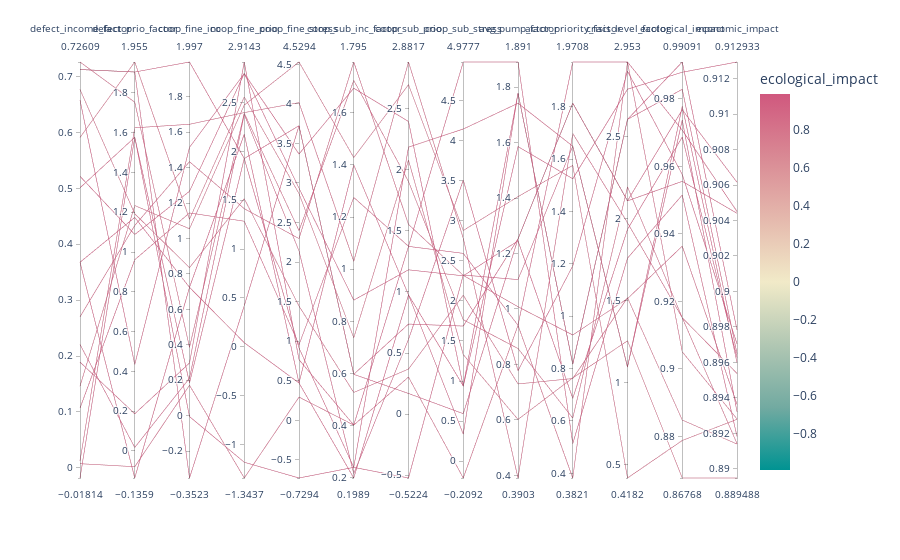

This figure's notebook cell:
### Code cell
import plotly.express as px
import pandas as pd

incentive_data = [d['incentive_params'] for d in search.execution_results]
quota_data = [d['quota_params'] for d in search.execution_results]
ecological_impact_data = {}
ecological_impact_data["ecological_impact"] = [d['ecological_impact'] for d in search.execution_results]
economic_impact_data = {}
economic_impact_data["economic_impact"] = [d['economic_impact'] for d in search.execution_results]

df = pd.concat([pd.DataFrame(incentive_data),
                pd.DataFrame(quota_data),
                pd.DataFrame(ecological_impact_data),
                pd.DataFrame(economic_impact_data)],
                axis=1)

df = df[df["ecological_impact"] > -2]
df = df[df["economic_impact"] > 0]

fig = px.parallel_coordinates(df, color="ecological_impact",
                              dimensions=df.columns,
                              color_continuous_scale=px.colors.diverging.Tealrose,
                              color_continuous_midpoint=0)
fig.show()

### Figure 1 — Plotly figure (JSON) as saved in the notebook; plotly's stock layout.template omitted (floating-point values rounded to 4 significant figures)
{"data": [{"dimensions": [{"label": "defect_income_factor", "values": [0.0125, 0.7126, 0.1892, 0.1462, 0.7261, 0.1069, 0.591, 0.3679, 0.658, 0.6769, 0.5216, 0.2207, 0.501, 0.2701, 0.7126, 0.007453, -0.01814, 0.3679]}, {"label": "defect_prio_factor", "values": [1.624, 1.905, 0.1869, 1.233, 1.753, 0.9612, 1.955, 1.174, 0.4344, 1.192, 1.088, 0.01775, 1.577, 1.133, 1.905, -0.0791, 1.577, -0.1359]}, {"label": "coop_fine_inc", "values": [1.645, 1.997, 0.2971, 1.055, 0.3857, 1.145, 1.109, 0.7244, 1.515, 0.8358, 1.267, 0.2113, 0.1845, 1.434, -0.3523, 0.1715, -0.005447, 0.7244]}, {"label": "coop_fine_prio", "values": [2.397, 1.927, 2.914, 2.474, 2.391, 1.285, 2.557, 2.175, 2.796, 1.515, 2.796, 2.377, 1.927, 1.413, 0.4195, -1.344, -1.183, 0.04121]}, {"label": "coop_fine_stress", "values": [4.016, 3.724, 0.7667, 4.529, 2.397, 0.9545, 2.866, 0.4717, 2.933, 1.444, 3.366, 2.139, 0.9137, 2.297, 3.724, 0.2933, -0.7294, 0.4717]}, {"label": "coop_sub_inc_factor", "values": [1.03, 0.5967, 0.402, 1.428, 1.724, 1.275, 0.7369, 1.4, 0.8814, 0.527, 1.695, 0.2154, 0.2398, 1.795, 0.5967, 0.402, 0.2398, 0.1989]}, {"label": "coop_sub_prio", "values": [2.882, 0.7373, 1.373, 2.696, 1.904, 1.374, 2.078, 0.9759, 1.181, 0.369, 2.395, 0.6121, 2.185, 1.552, 0.1692, 0.3037, -0.5224, 0.9759]}, {"label": "coop_sub_stress", "values": [2.781, 1.685, 2.591, 2.877, 1.764, 4.978, 1.329, 0.9392, 2.312, 2.07, 0.9337, 3.505, 4.142, 2.317, 0.5929, -0.2092, 2.322, 0.338]}, {"label": "avg_pump_factor", "values": [0.3903, 1.253, 0.9413, 1.405, 0.8574, 1.891, 0.6016, 1.779, 1.246, 0.7296, 1.586, 0.7774, 1.742, 1.008, 1.253, 0.9413, 1.106, 1.779]}, {"label": "actor_priority_factor", "values": [1.698, 1.814, 1.971, 1.576, 0.6111, 0.5131, 0.7645, 0.8166, 0.6864, 0.762, 1.525, 1.192, 1.649, 0.9281, 1.814, 0.3821, 1.649, 0.8166]}, {"label": "crisis_level_factor", "values": [1.973, 2.107, 2.953, 0.4182, 2.192, 1.758, 1.254, 2.604, 1.933, 1.517, 2.787, 2.897, 1.094, 1.511, 2.107, 2.953, 1.094, 2.604]}, {"label": "ecological_impact", "values": [0.9152, 0.9768, 0.9707, 0.8788, 0.9152, 0.9515, 0.8677, 0.9909, 0.9687, 0.8848, 0.9879, 0.9576, 0.9778, 0.9364, 0.9556, 0.9051, 0.9737, 0.9828]}, {"label": "economic_impact", "values": [0.8954, 0.9062, 0.9045, 0.8928, 0.8914, 0.8918, 0.8895, 0.8978, 0.8963, 0.8914, 0.9129, 0.897, 0.896, 0.8936, 0.9044, 0.8928, 0.8932, 0.8965]}], "domain": {"x": [0, 1], "y": [0, 1]}, "line": {"color": [0.9152, 0.9768, 0.9707, 0.8788, 0.9152, 0.9515, 0.8677, 0.9909, 0.9687, 0.8848, 0.9879, 0.9576, 0.9778, 0.9364, 0.9556, 0.9051, 0.9737, 0.9828], "coloraxis": "coloraxis"}, "name": "", "type": "parcoords"}], "layout": {"coloraxis": {"cmid": 0, "colorbar": {"title": {"text": "ecological_impact"}}, "colorscale": [[0, "rgb(0, 147, 146)"], [0.1667, "rgb(114, 170, 161)"], [0.3333, "rgb(177, 199, 179)"], [0.5, "rgb(241, 234, 200)"], [0.6667, "rgb(229, 185, 173)"], [0.8333, "rgb(217, 137, 148)"], [1, "rgb(208, 88, 126)"]]}, "legend": {"tracegroupgap": 0}, "margin": {"t": 60}}}
